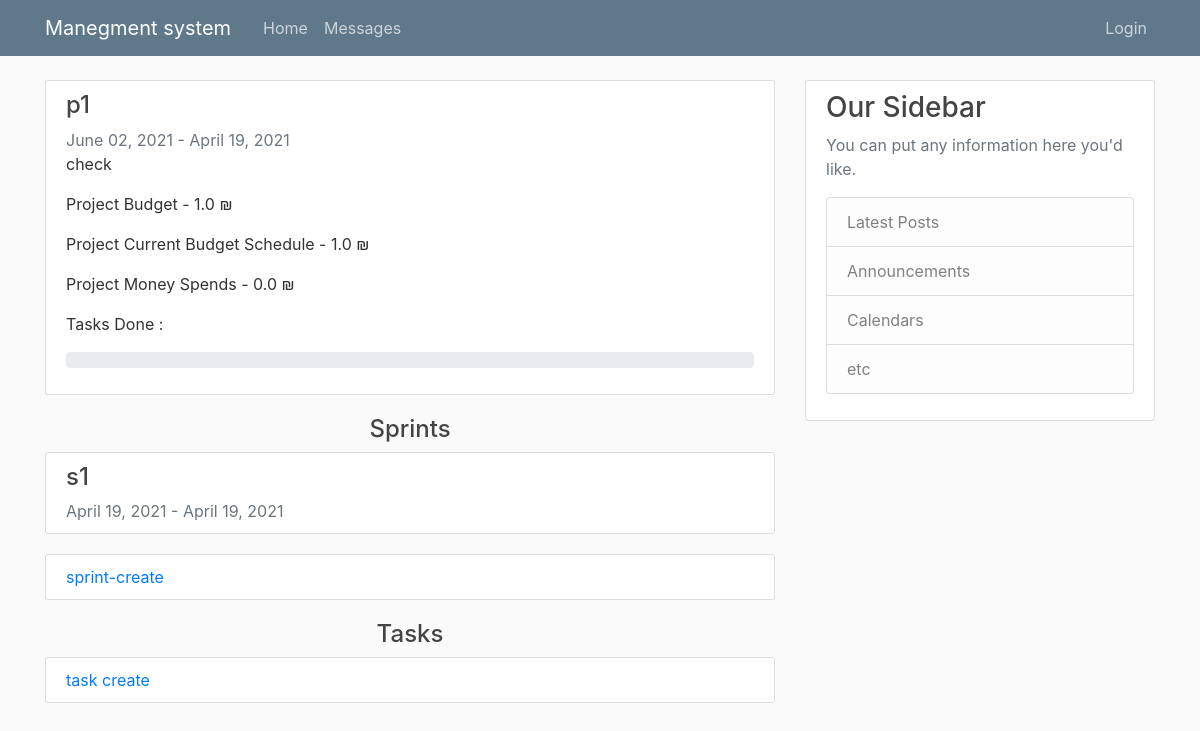
Page /manager/11 on the earlier database version.
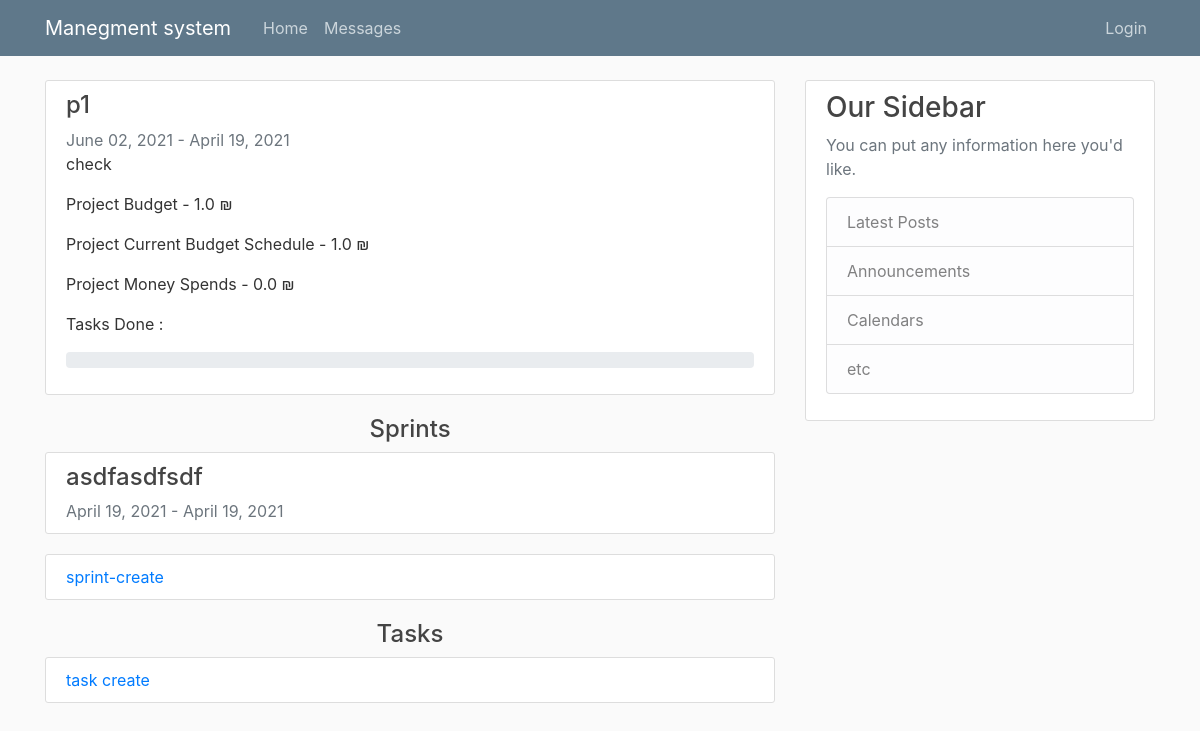
Same page on the later database version.
### work/models.py (models this page shows, shortened)
class Sprint(models.Model):
    SprintName = models.CharField(max_length=300, null=False)
    Descripion = models.CharField(max_length=300, null=False)
    StartTime = models.DateTimeField(null=False)
    endTime = models.DateTimeField(null=False)
    projectnum = models.ForeignKey(project, on_delete=models.CASCADE)
    cost = models.FloatField(null=False, default=0)

### pages/views.py (the view)
# urls.py: path('manager/<int:project_id>', manager_views_projects, name='manager_views_projects'),
def manager_views_projects(request, project_id):
    tasks = Task.objects.all().filter(projectnum=project_id, inSprint=False)
    sprints = Sprint.objects.all().filter(projectnum=project_id)
    p = get_object_or_404(project, id=project_id)
    p.count=0
    if Task.objects.all().filter(projectnum=project_id,workDone=100):
         p.count= Task.objects.all().filter(projectnum=project_id,workDone=100).count()/Task.objects.all().filter(projectnum=project_id).count()*100
    route = 'project'
    return render(request, "manager_project_view.html", {'tasks': tasks, 'sprints': sprints, 'p': p, 'route': route})

### templates/manager_project_view.html (shortened to what this page needs)
{% extends "Base.html" %}
{% block content %}
        <article class="media content-section">
          <div class="media-body">
            <h4>{{ p.ProjectName }}</h4>
               <a class="text-muted">{{ p.startTime|date:"F d, Y" }}</a>
                <a class="text-muted"> - </a>
              <a class="text-muted">{{ p.endTime|date:"F d, Y" }}</a>
            <p class="article-content">{{ p.Description }}</p>
            <p><a class="mr-2" >Project Budget - {{ p.Budget }} ₪ </a></p>
            <p><a class="mr-2" >Project Current Budget Schedule - {{ p.currentBudgeSchedule }} ₪ </a></p>
            <p><a class="mr-2" >Project Money Spends  - {{ p.MoneySpends }} ₪ </a></p>
            <p><a class="mr-2" >Tasks Done :</a></p>
               <p>  <div class="progress">
             </div></p>
              </div>
        </article>
          <h4><center>Sprints</center></h4>
        {% for sprint in sprints %}
        <article class="media content-section">
          <div class="media-body">
            <h4><a class="article-title" href=" {% url 'manager_views_sprints' sprint.id %}">{{ sprint.SprintName }}</a></h4>
               <a class="text-muted">{{ sprint.StartTime|date:"F d, Y" }}</a>
                <a class="text-muted"> - </a>
              <a class="text-muted">{{ sprint.endTime|date:"F d, Y" }}</a>
              </div>
        </article>
    {% endfor %}
    <article class="media content-section">
            <a href="{% url 'sprint-create' p.pk %}">sprint-create</a>
    </article>
          <h4><center>Tasks</center></h4>
        <article class="media content-section">
            <a href="{% url 'task-create' p.pk route %}">task create</a>
    </article>
{% endblock content %}

Differences in the rows shown:
removed Sprint: SprintName "s1", StartTime "April 19, 2021", endTime "April 19, 2021"
added Sprint: SprintName "asdfasdfsdf", StartTime "April 19, 2021", endTime "April 19, 2021"
